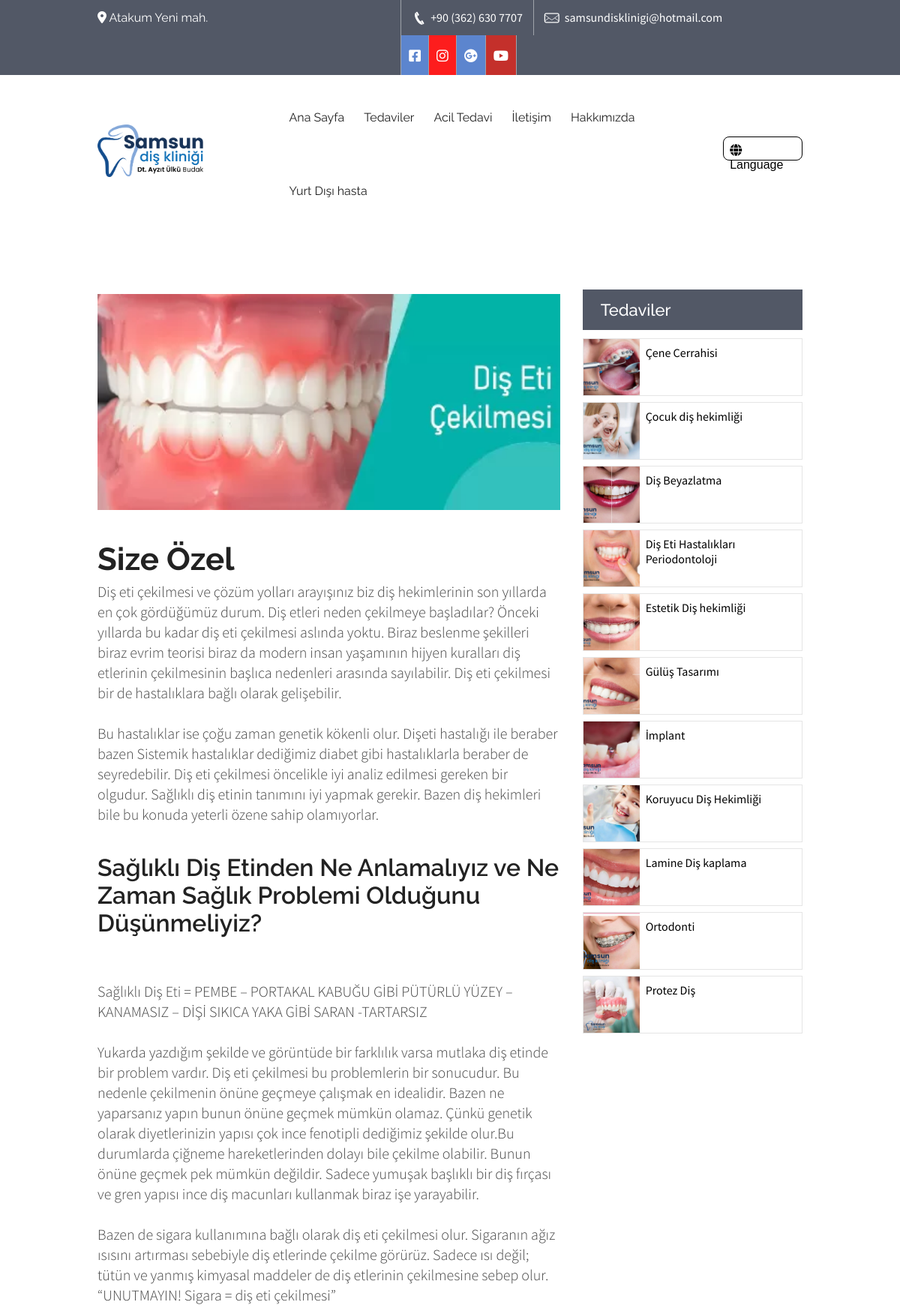
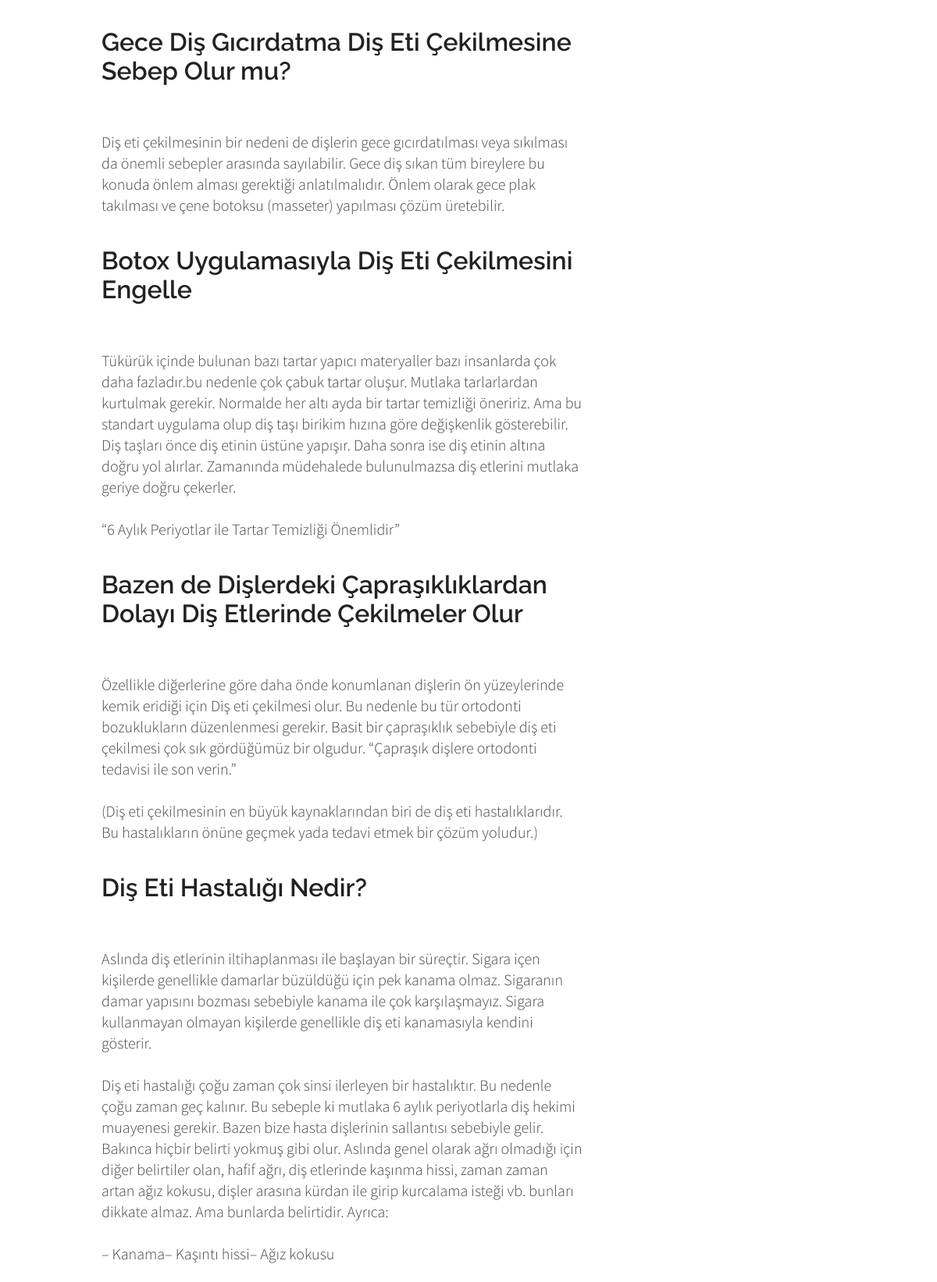
The app's page /size-ozel/ (upper part) with its own data (2 pictures, top to bottom).
### clinic/models.py (models this page shows, shortened)
class Media(models.Model):
    name = models.CharField(max_length=25)
    icon_markdown = models.CharField(max_length=250)
    hex_icon_color = models.CharField(max_length=10,default="#5c85ce")
    link = models.TextField()

class CustomPage(models.Model):
    menu_name = models.CharField(max_length=50)
    title = models.CharField(max_length=50)
    slug = models.SlugField(max_length=250,unique=True)
    content = models.TextField()
    image = models.ImageField(upload_to='custom_pages/images')
    show_image = models.BooleanField(default=True)
    banner = models.ImageField(upload_to='custom_pages/banners',null=True,blank=True)
    show_banner = models.BooleanField(default=False)
    show_services_sidebar = models.BooleanField(default=True)
    show_in_header = models.BooleanField()
    show_in_footer = models.BooleanField()
    def get_absolute_url(self):
        return reverse('clinic:custom_page',args=[
            self.slug
        ])

class Service(models.Model):
    title = models.CharField(max_length=50)
    slug = models.SlugField(max_length=250,unique=True,null=True,blank=True)
    content = models.TextField()
    image = models.ImageField(upload_to='service')
    icon = models.ImageField(upload_to='service_icons',blank=True,null=True)
    def get_absolute_url(self):
        return reverse('clinic:service_detail',args=[
            self.slug
        ])

### clinic/views.py (the view)
# urls.py: path('<str:slug>/',views.custom_page,name='custom_page'),
def custom_page(request,slug):
	page = CustomPage.objects.get(slug=slug)
	return render(request,'clinic/custom_page.html',{
		'page':page
	})

### clinic/templatetags/clinic_tags.py (called while the page is built)
@register.filter(name='markdown')
def markdown_format(text):
	return mark_safe(markdown.markdown(text))

@register.filter(name='get_const')
def get_const(const_name):
	return consts.__dict__.get(const_name,None)

@register.inclusion_tag('clinic/component/header_pages.html')
def show_header_pages(page):
	pages = CustomPage.objects.all().filter(show_in_header=True)
	return {
		'header_pages':pages,
		'current_page':page
	}

@register.inclusion_tag('clinic/component/header_services.html')
def show_header_services():
	services = Service.objects.all()
	return {
		'services':services
	}

@register.inclusion_tag('clinic/component/footer_pages.html')
def show_footer_pages():
	pages = CustomPage.objects.all().filter(show_in_footer=True)
	return {
		'footer_pages': pages,
	}

@register.inclusion_tag('clinic/component/services_sidebar.html')
def show_services_sidebar(services=None):
	if not services:
		services = Service.objects.all()
	return {
		'services':services,
	}

@register.inclusion_tag('clinic/component/media.html')
def show_media():
	media = Media.objects.all()
	return {
		'media':media
	}

### templates/clinic/custom_page.html (shortened to what this page needs)
{% extends '../origin/base.html' %}
{% load static %}
{% load clinic_tags %}
{% block content %}
<div class="content">
   <div {% if not page.show_banner and not page.show_services_sidebar %}style="padding-top: 0"{% endif %} class="news-posts">
      <div class="container" style="margin-bottom: 1em;">
         <div class="row">
            <div class="col-md-{% if page.show_services_sidebar %}8{% else %}12{% endif %}">
               <div class="news-detail">
                  {% if page.show_image %}
                     <img style="height: 300px; object-fit: contain;" src="{{ page.image.url }}" alt="">
                  {% endif %}
                  <div class="detail">
                     <h3>{{ page.title|markdown }}</h3>
                     <p>
                        {{ page.content|markdown }}
                     </p>
                  </div>
               </div>
            </div>
            {% if page.show_services_sidebar %}
               {% show_services_sidebar %}
            {% endif %}
         </div>
      </div>
   </div>
</div>
{% endblock %}

### templates/clinic/component/media.html
{% load clinic_tags %}
<ul  class="social-icons">
	{% for media in media %}
		<li><a style="background: {{media.hex_icon_color}}" href="{{media.link}}" class="fb">{{media.icon_markdown|markdown}}</a></li>
	{% endfor %}
</ul>

### templates/clinic/component/header_pages.html
{% for page in header_pages %}
   <li class="{% if current_page.id == page.id and page %}item-select{% endif %}">
      <a href="{{ page.get_absolute_url }}">{{ page.menu_name }}</a>
   </li>
{% endfor %}

### templates/clinic/component/services_sidebar.html (shortened to what this page needs)
<div class="col-md-4">
   <div class="recent-posts">
      <h6 class="bar-title" style="margin-bottom: 0.5em">Tedaviler</h6>
      {% if services %}
         {% for service in services %}
            <div style="display: flex;margin-bottom: 0.5em; border: 1px solid rgba(0,0,0,0.1)">
               <a style="display: block;" href="{{ service.get_absolute_url }}"><img style="height: 75px; max-width: 75px; object-fit: cover;" src="{{ service.image.url }}" alt="service image"></a>
               <a style="padding: 0.5em;display: block; color: black !important; width: calc(100% - 75px)" href="{{ service.get_absolute_url }}" class="title">{{ service.title }}</a>
            </div>
         {% endfor %}
      {% else %}
         <p style="margin-top:1em">Şuanda mevcut tedavi yok :(</p>
      {% endif %}
   </div>
</div>

### static/css/medical-guide.css (style rules this page uses)
body { background:#fff; font-family: 'Source Sans Pro', sans-serif; color:#444444; }
* { margin:0px; padding:0px; }
h2 { font-weight: 700; font-size:42px; font-family: 'Raleway', sans-serif; color:#222222; }
h3 { text-transform:uppercase; font-weight: 300; font-size:32px; font-family: 'Raleway', sans-serif; }
h6 { font-weight: 600; font-size:22px; font-family: 'Raleway', sans-serif; }
p { font-family: 'Source Sans Pro', sans-serif; font-weight:300; font-size:20px; line-height: 27px; }
a { text-decoration:none; }
li { list-style:none; }
a { transition: background-color 0.5s ease; }
img { width:100%; }
.top-bar .get-touch ul { float:left; }
.top-bar .get-touch li { float:left; border-left: solid 1px #9fa3aa; }
.top-bar .get-touch li:last-child { border-right: none; }
.top-bar .social-icons li:last-child { border-right: solid 1px #9fa3aa; }
.top-bar .get-touch li a { color: #fff; padding: 13px 14px; float: left; }
.top-bar .get-touch li i { font-size:18px; }
.top-bar .get-touch .social-icons { float:left; }
.top-bar .get-touch .social-icons li a { padding:13px 10px; }
.header .nav li { float:left; padding: 11px 0; }
.header .nav li a { color:#333; font-family: 'Raleway', sans-serif; font-size: 16px; padding:12px 24px !important; }
.header2 .nav li a { padding: 42px 20px 28px 20px; }
.header2 .nav li { background: none; border-radius: 0; padding:46px 0 32px 0; }
.header2 .nav li a { color: #222; padding: 46px 20px 32px 20px; }
.content { margin:0 0 0 0; }
.news-posts { padding:90px 0 0 0; }
.news-posts h6.bar-title { background: #525866; font-weight: 500; color: #fff; padding: 14px 24px; display: block; }
.news-posts .news-detail { margin: 0 0 0 0; }
.news-posts .news-detail .detail { margin:35px 0 0 0; }
.news-posts .news-detail .detail h3 { color: #222222; font-weight: 600; text-transform: none; margin: 12px 0 0 0; }
.news-posts .news-detail .detail p { margin:5px 0 0 0; }
ul.resp-tabs-list, p { margin: 0px;padding: 0px; }

### static/css/dropmenu.css (style rules this page uses)
ul.wtf-menu li { display: block; position: relative; }

### static/css/custom.css (style rules this page uses)
body { top: 0px !important; }

### records on screen
CustomPage: menu_name "Acil Tedavi"
CustomPage: menu_name "İletişim"
CustomPage: menu_name "Hakkımızda"
CustomPage: menu_name "Yurt Dışı hasta"
CustomPage: image (picture), title "Size Özel", content "Diş eti çekilmesi ve çözüm yolları arayışınız biz diş hekimlerinin son yıllarda en çok gördüğümüz durum. Diş etleri neden çekilmeye başladılar? Önceki yıllarda bu kadar diş eti çekilmesi aslında yoktu. Biraz beslenme şekilleri biraz evrim teorisi biraz da modern insan yaşamının hijyen kuralları diş etlerinin çekilmesinin başlıca nedenleri arasında sayılabilir. Diş eti çekilmesi bir de hastalıklara bağlı olarak gelişebilir. Bu hastalıklar ise çoğu zaman genetik kökenli olur. Dişeti hastalığı ile beraber bazen Sistemik hastalıklar dediğimiz diabet gibi hastalıklarla beraber de seyredebilir. Diş eti çekilmesi öncelikle iyi analiz edilmesi gereken bir olgudur. Sağlıklı diş etinin tanımını iyi…"
Service: image (picture), title "Çene Cerrahisi"
Service: image (picture), title "Çocuk diş hekimliği"
Service: image (picture), title "Diş Beyazlatma"
Service: image (picture), title "Diş Eti Hastalıkları Periodontoloji"
Service: image (picture), title "Estetik Diş hekimliği"
Service: image (picture), title "Gülüş Tasarımı"
Service: image (picture), title "İmplant"
Service: image (picture), title "Koruyucu Diş Hekimliği"
Service: image (picture), title "Lamine Diş kaplama"
Service: image (picture), title "Ortodonti"
Service: image (picture), title "Protez Diş"

### other values on screen
{{ 'PHONE_REPR'|get_const }} "+90 (362) 630 7707"
{{ 'MAIL'|get_const }} "samsundisklinigi@hotmail.com"
